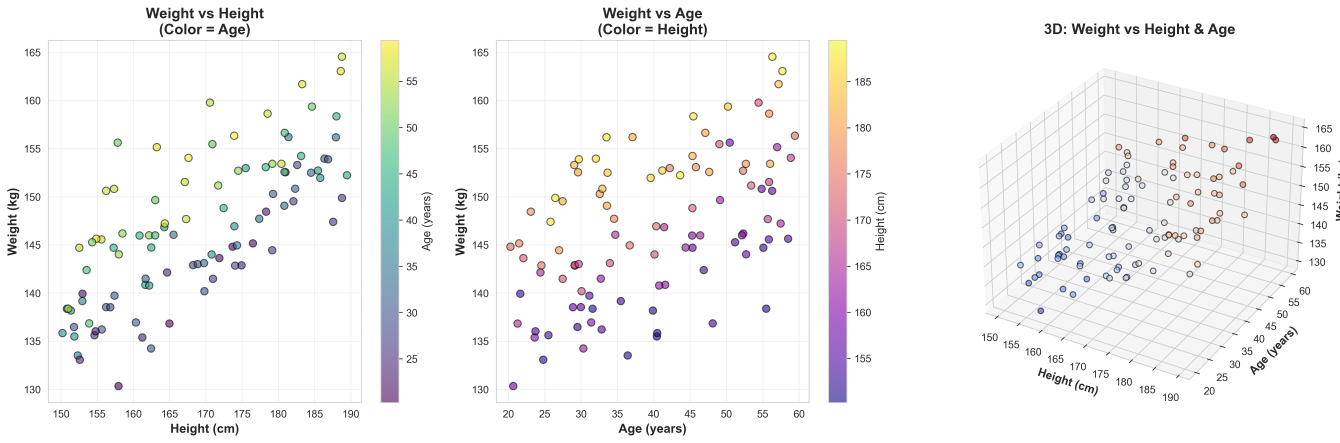
#> input picture img/chapter_img/chapter05/multiple_predictors_visualization.png, 5359 x 1772 px (shown at 1/4 size)
$ python split_chapter05_combined_figures.py
#> lines starting #> are read from the running program, lines starting #| are printed output that depends on the picture; after the words box and inside, x2 and y2 are one past the last pixel; in counts of white or black regions, pixels touching at a corner belong together
#!/usr/bin/env python3
"""Split combined lesson figures in chapter05 into standalone panel images."""

from pathlib import Path

import numpy as np
from PIL import Image


BASE_DIR = Path(__file__).resolve().parent


def trim_whitespace(image, padding=20, threshold=245):
    """Trim outer whitespace while keeping a small visual margin."""
    rgba = np.asarray(image.convert("RGBA"))
    visible_pixels = np.any(rgba[:, :, :3] < threshold, axis=2) | (rgba[:, :, 3] < 250)
    coordinates = np.argwhere(visible_pixels)

    if coordinates.size == 0:
        return image

    y0, x0 = coordinates.min(axis=0)
    y1, x1 = coordinates.max(axis=0) + 1

    x0 = max(0, x0 - padding)
    y0 = max(0, y0 - padding)
    x1 = min(image.width, x1 + padding)
    y1 = min(image.height, y1 + padding)

    return image.crop((x0, y0, x1, y1))


def make_grid_boxes(names, rows, cols, top=0.0, bottom=1.0, left=0.0, right=1.0):
    """Create normalized crop boxes for a regular grid in row-major order."""
    if len(names) != rows * cols:
        raise ValueError("Number of output names must equal rows * cols")

    boxes = {}
    x_edges = np.linspace(left, right, cols + 1)
    y_edges = np.linspace(top, bottom, rows + 1)

    index = 0
    for row in range(rows):
        for col in range(cols):
            boxes[names[index]] = (
                float(x_edges[col]),
                float(y_edges[row]),
                float(x_edges[col + 1]),
                float(y_edges[row + 1]),
            )
            index += 1

    return boxes


def split_custom_boxes(filename, boxes, padding=20):
    """Split a figure using normalized crop boxes."""
    image = Image.open(BASE_DIR / filename).convert("RGBA")

    for output_name, (x0, y0, x1, y1) in boxes.items():
        crop = image.crop(
            (
                round(x0 * image.width),
                round(y0 * image.height),
                round(x1 * image.width),
                round(y1 * image.height),
            )
        )
        panel = trim_whitespace(crop, padding=padding).convert("RGB")
        panel.save(BASE_DIR / output_name)
        print(f"  -> {output_name}")


def main():
    custom_jobs = {
        "multiple_predictors_visualization.png": make_grid_boxes(
            [
                "chapter05_weight_vs_height_colored_by_age.png",
                "chapter05_weight_vs_age_colored_by_height.png",
                "chapter05_weight_height_age_3d.png",
            ],
            1,
            3,
        ),
        "confounding_dags.png": make_grid_boxes(
            [
                "chapter05_confounding_dag_overview.png",
                "chapter05_simpsons_paradox_overview.png",
                "chapter05_collider_bias_overview.png",
                "chapter05_mediation_overview.png",
            ],
            2,
            2,
            top=0.08,
        ),
        "causal_basic_structures.png": make_grid_boxes(
            [
                "chapter05_fork_structure.png",
                "chapter05_chain_structure.png",
                "chapter05_collider_structure.png",
            ],
            1,
            3,
            top=0.08,
        ),
        "simpsons_paradox.png": make_grid_boxes(
            [
                "chapter05_simpsons_aggregate_bias.png",
                "chapter05_simpsons_stratified_effect.png",
            ],
            1,
            2,
        ),
        "simpsons_paradox_dag.png": make_grid_boxes(
            [
                "chapter05_simpsons_dag_unadjusted.png",
                "chapter05_simpsons_dag_adjusted.png",
            ],
            1,
            2,
            top=0.08,
        ),
        "backdoor_paths_examples.png": make_grid_boxes(
            [
                "chapter05_backdoor_simple.png",
                "chapter05_backdoor_multiple.png",
                "chapter05_backdoor_blocked_by_collider.png",
                "chapter05_backdoor_m_bias.png",
            ],
            2,
            2,
            top=0.08,
        ),
        "adjustment_sets_comparison.png": make_grid_boxes(
            [
                "chapter05_adjustment_valid_z1_z2.png",
                "chapter05_adjustment_valid_but_mediator.png",
                "chapter05_adjustment_invalid_collider.png",
                "chapter05_adjustment_invalid_none.png",
            ],
            2,
            2,
            top=0.08,
        ),
        "collider_bias_berkson.png": make_grid_boxes(
            [
                "chapter05_collider_general_population.png",
                "chapter05_collider_conditioned_sample.png",
            ],
            1,
            2,
            top=0.08,
        ),
        "multicollinearity_demo.png": make_grid_boxes(
            [
                "chapter05_multicollinearity_predictor_correlation.png",
                "chapter05_multicollinearity_both_predict_y.png",
                "chapter05_multicollinearity_problem_summary.png",
            ],
            1,
            3,
        ),
        "multicollinearity_effects.png": make_grid_boxes(
            [
                "chapter05_low_predictor_correlation.png",
                "chapter05_high_predictor_correlation.png",
                "chapter05_low_correlation_posterior.png",
                "chapter05_high_correlation_posterior.png",
            ],
            2,
            2,
            top=0.08,
        ),
        "interaction_effects.png": make_grid_boxes(
            [
                "chapter05_no_interaction_parallel_lines.png",
                "chapter05_with_interaction_different_slopes.png",
                "chapter05_interaction_model_comparison.png",
                "chapter05_interaction_continuous_lines.png",
            ],
            2,
            2,
            top=0.08,
        ),
        "interaction_demo.png": make_grid_boxes(
            [
                "chapter05_additive_model_demo.png",
                "chapter05_interactive_model_demo.png",
            ],
            1,
            2,
        ),
        "conditional_effects.png": make_grid_boxes(
            [
                "chapter05_conditional_effects_by_group.png",
                "chapter05_interaction_difference_distribution.png",
            ],
            1,
            2,
        ),
        "continuous_interaction.png": make_grid_boxes(
            [
                "chapter05_continuous_interaction_3d.png",
                "chapter05_continuous_interaction_contour.png",
            ],
            1,
            2,
        ),
    }

    for filename, boxes in custom_jobs.items():
        print(f"Splitting custom: {filename}")
        split_custom_boxes(filename, boxes)
#> in split_custom_boxes, image is the input picture: PIL image 5359x1772 RGBA; mean R, G, B, A 245.8, 245.3, 245.4, 255
#> the loop in split_custom_boxes, `for output_name, (x0, y0, x1, y1) in boxes.items():` made 3 passes
#> pass 1, in split_custom_boxes, `crop = image.crop( ( round(x0 * image.width), round(y0 * image.height)..`:
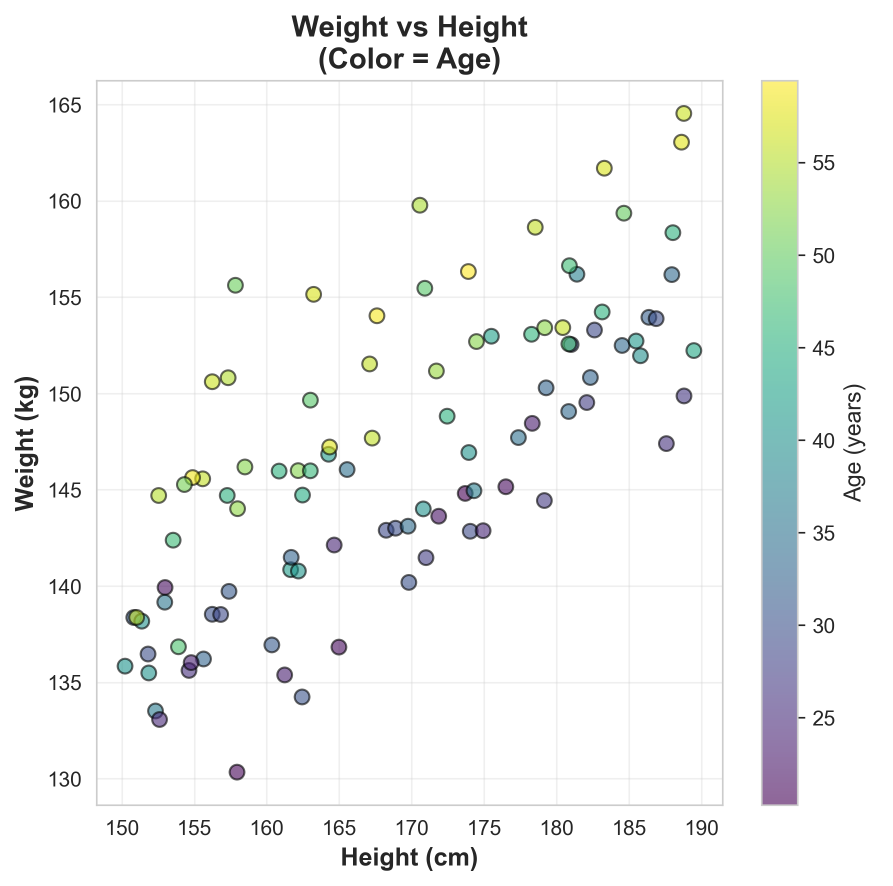
#> crop: PIL image 1786x1772 RGBA (shown at 1/2 size); mean R, G, B, A 244.7, 246.2, 245.4, 255
#> pass 1, in trim_whitespace, `visible_pixels = np.any(rgba[:, :, :3] < threshold, axis=2) | (rgba[:,..`:
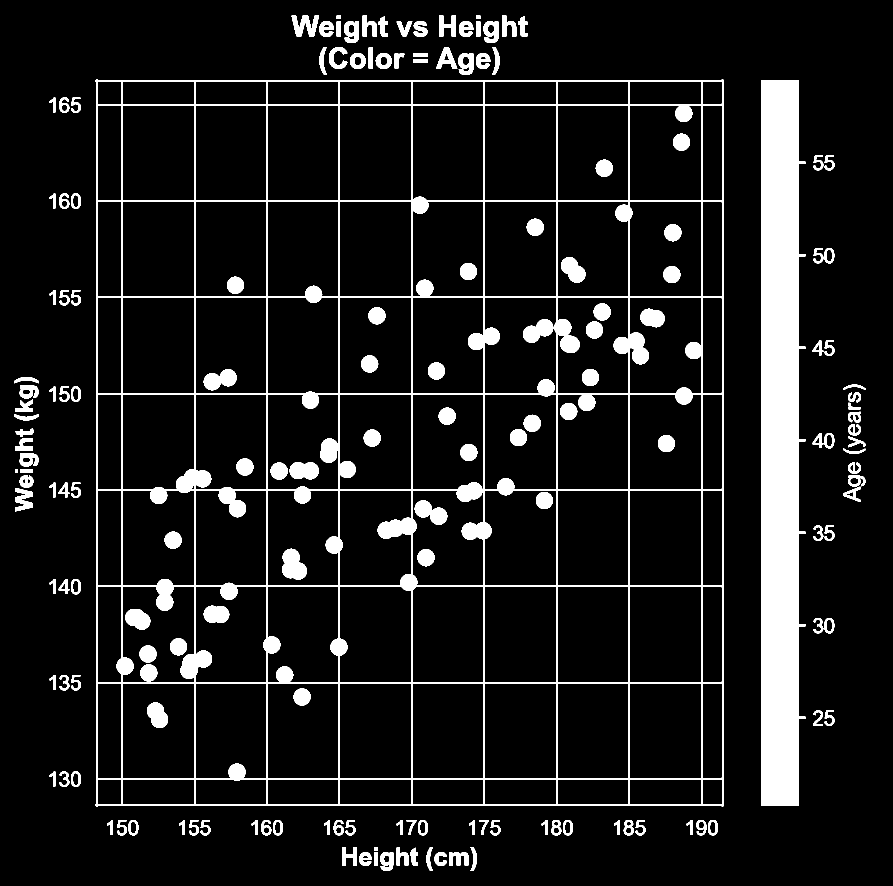
#> visible_pixels: shape (1772, 1786) bool (shown at 1/2 size); 10.2% white; 167 white regions, largest, box (x1, y1, x2, y2) and area: (191, 159, 1448, 1613) 122876, (1522, 160, 1611, 1612) 109390, (564, 1097, 614, 1159) 2225
#> pass 1, in split_custom_boxes, `panel = trim_whitespace(crop, padding=padding).convert("RGB")`:
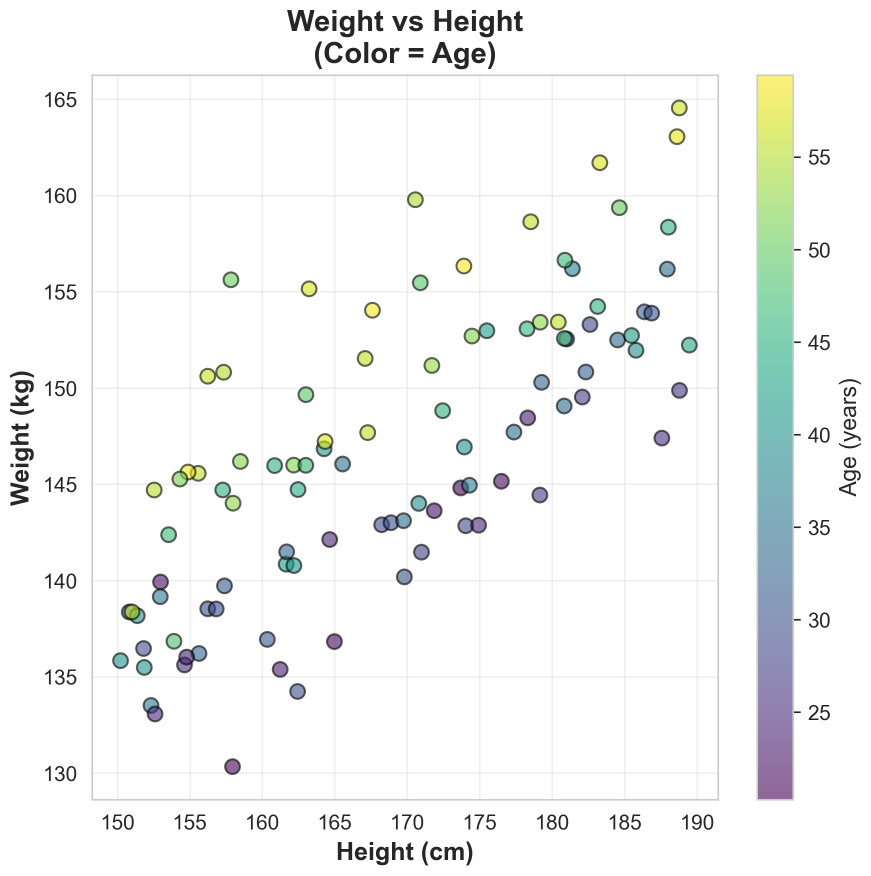
#> panel: PIL image 1742x1751 RGB (shown at 1/2 size); mean R, G, B 244.3, 245.9, 245
#> pass 2, in split_custom_boxes, `crop = image.crop( ( round(x0 * image.width), round(y0 * image.height)..`:
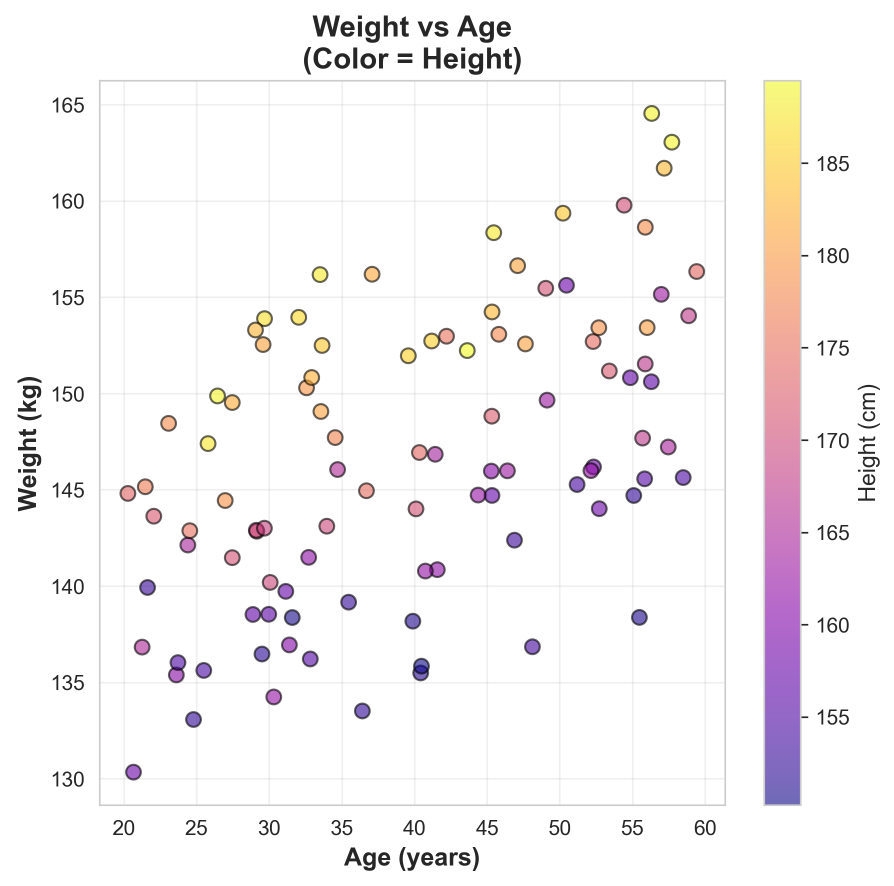
#> crop: PIL image 1787x1772 RGBA (shown at 1/2 size); mean R, G, B, A 247.3, 244.6, 245.4, 255
#> after the loop in split_custom_boxes, `for output_name, (x0, y0, x1, y1) in boxes.items():`:
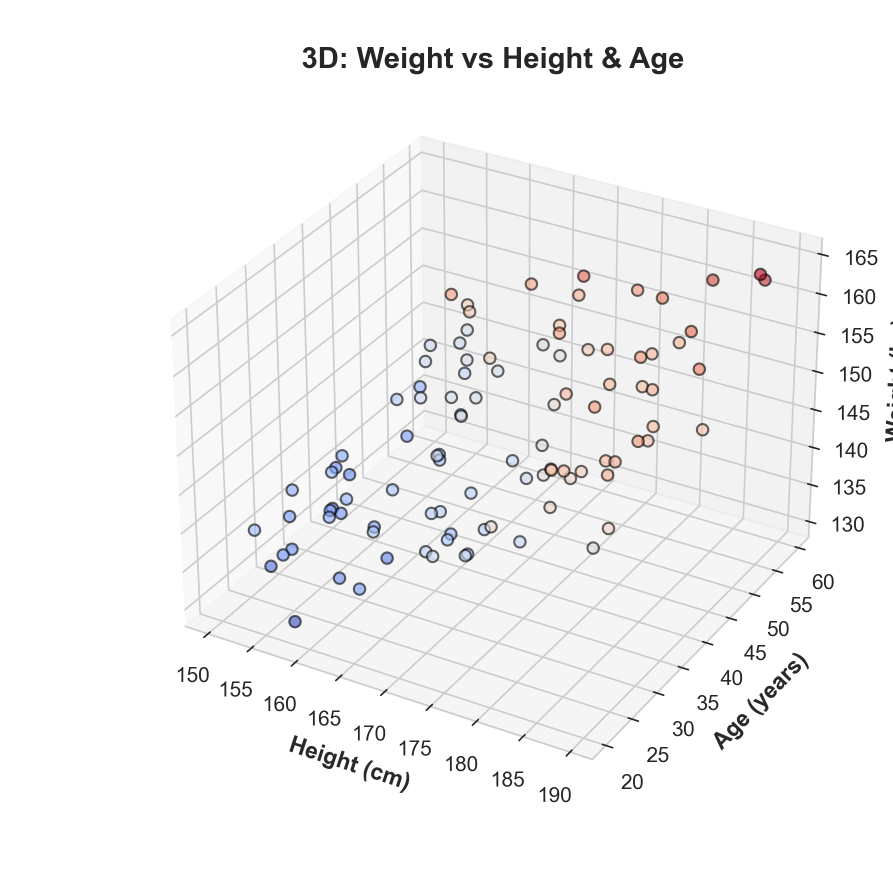
#> crop: PIL image 1786x1772 RGBA (shown at 1/2 size); mean R, G, B, A 245.3, 245.2, 245.3, 255
#> after the loop in split_custom_boxes, `for output_name, (x0, y0, x1, y1) in boxes.items():`:
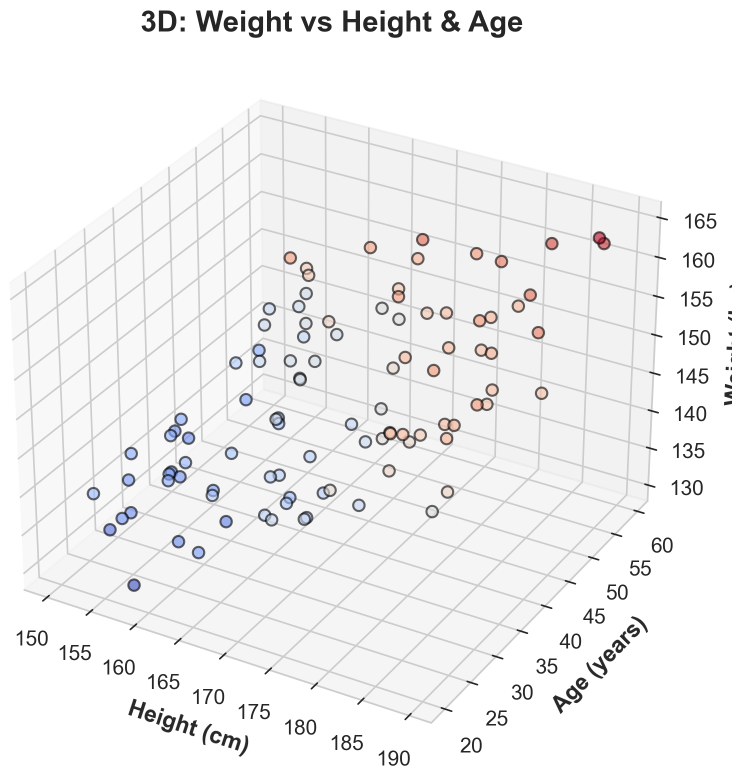
#> panel: PIL image 1464x1552 RGB (shown at 1/2 size); mean R, G, B 241.5, 241.4, 241.5
#> pass 2 of the loop in main, `for filename, boxes in custom_jobs.items():`:
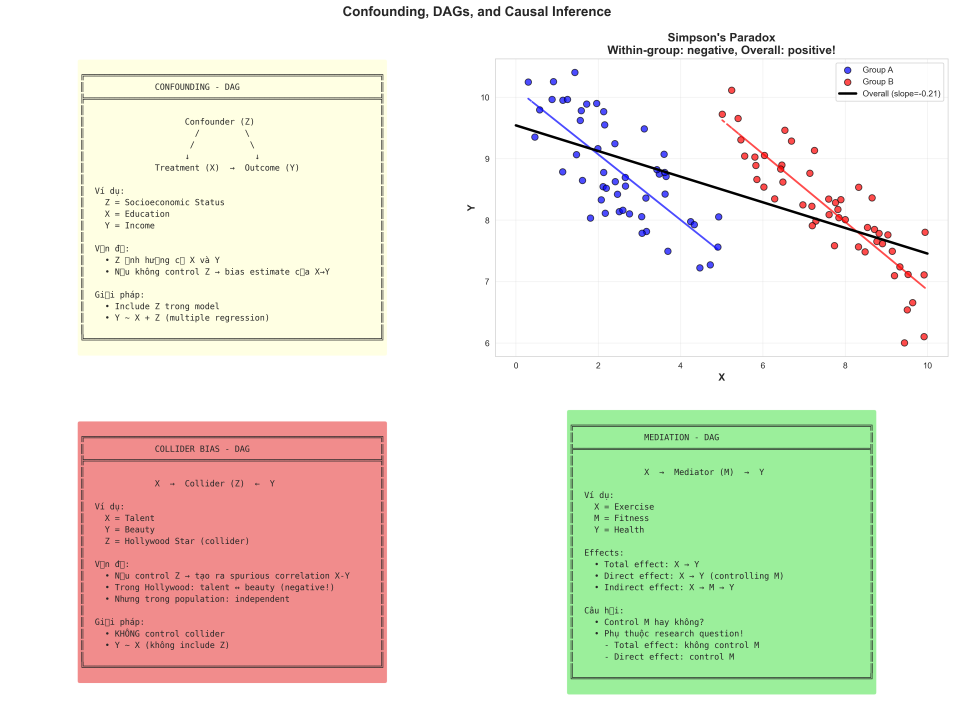
#> input picture img/chapter_img/chapter05/confounding_dags.png, 4769 x 3535 px (shown at 1/5 size)
#> in split_custom_boxes, image is the input picture: PIL image 4769x3535 RGBA; mean R, G, B, A 235, 233.5, 219.8, 255
#> the loop in split_custom_boxes (call 2), `for output_name, (x0, y0, x1, y1) in boxes.items():` made 4 passes
#> pass 1, in trim_whitespace (call 4), `visible_pixels = np.any(rgba[:, :, :3] < threshold, axis=2) | (rgba[:,..`:
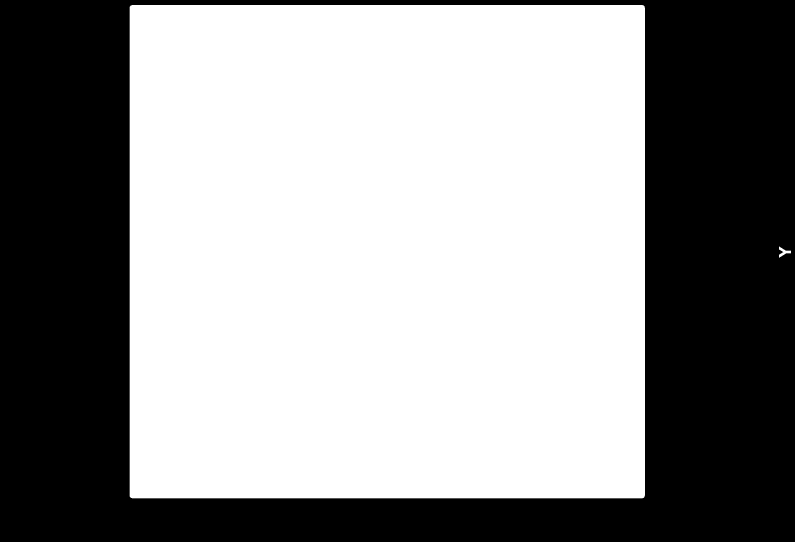
#> visible_pixels: shape (1626, 2384) bool (shown at 1/3 size); 59% white; 1 black region, box (x1, y1, x2, y2) and area: (0, 0, 2384, 1626) 1587912
#> after the loop in split_custom_boxes (call 2), `for output_name, (x0, y0, x1, y1) in boxes.items():`:
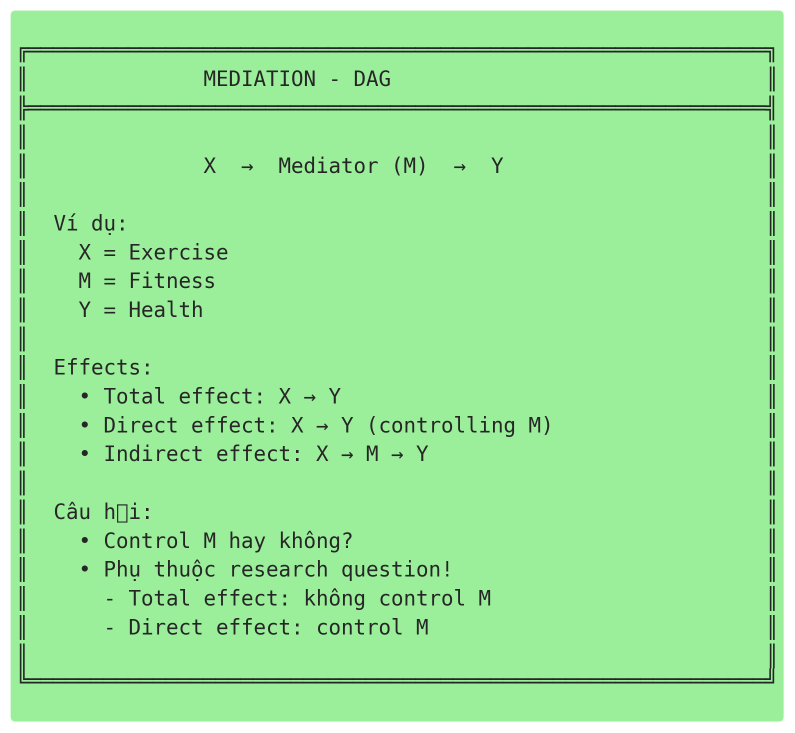
#> panel: PIL image 1589x1465 RGB (shown at 1/2 size); mean R, G, B 155.9, 231.9, 155.9


if __name__ == "__main__":
#> (the run stopped early here; a loop or call above may not have finished)
